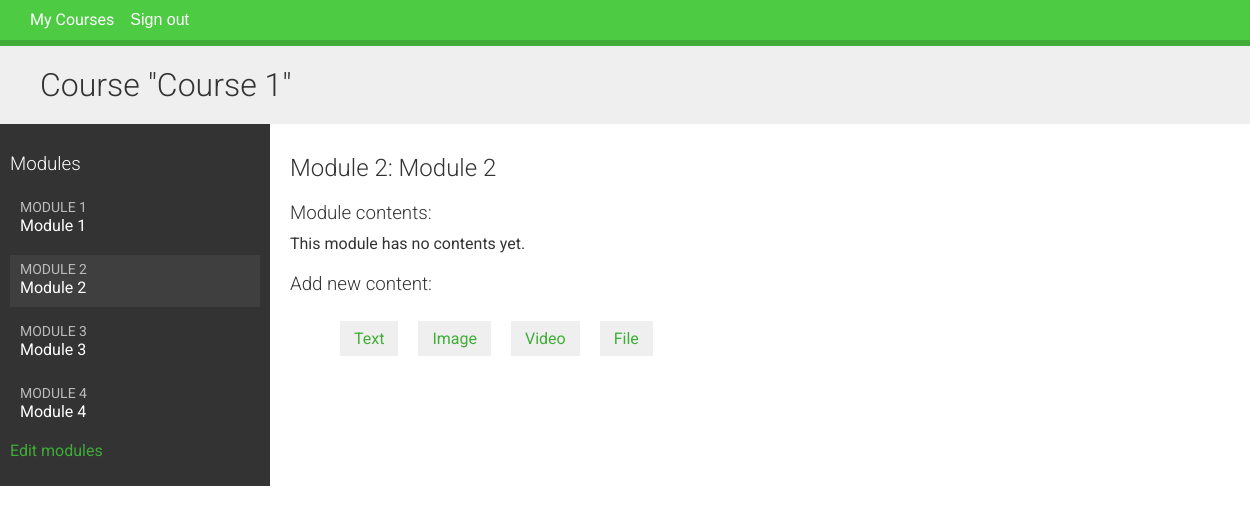
The page /course/module/2/ (signed in) on the database as committed earlier.
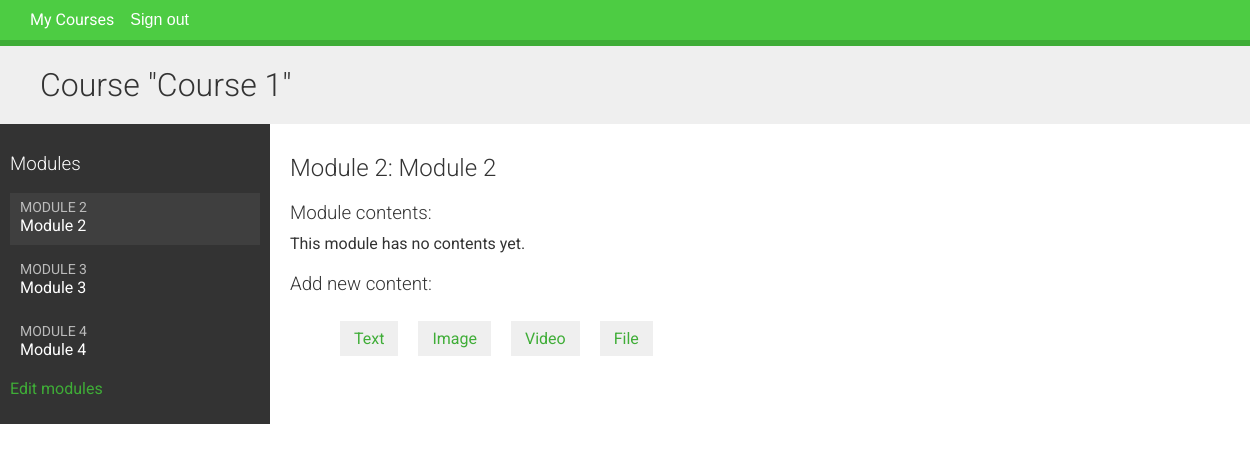
The same page on the database as committed later.
### courses/models.py (models this page shows, shortened)
class Course(models.Model):
    owner = models.ForeignKey(
        User, related_name="courses_created", on_delete=models.CASCADE
    )
    subject = models.ForeignKey(
        Subject, related_name="courses", on_delete=models.CASCADE
    )
    title = models.CharField(max_length=200)
    slug = models.SlugField(max_length=200, unique=True)
    overview = models.TextField()
    created = models.DateTimeField(auto_now_add=True)
    class Meta:
        ordering = ["-created"]

class Module(models.Model):
    course = models.ForeignKey(Course, related_name="modules", on_delete=models.CASCADE)
    title = models.CharField(max_length=200)
    description = models.TextField(blank=True)
    order = OrderField(blank=True, for_fields=["course"])  # type: ignore
    class Meta:
        ordering = ["order"]

### courses/views.py (the view)
class ModuleContentListView(TemplateResponseMixin, View):
    template_name = "courses/manage/module/content_list.html"
    def get(self, request, module_id):
        module = get_object_or_404(Module, id=module_id, course__owner=request.user)
        return self.render_to_response({"module": module})

### courses/templates/courses/manage/module/content_list.html (shortened to what this page needs)
{% extends "base.html" %}
{% load course %}
{% block content %}
{% with course=module.course %}
  <h1>Course "{{ course.title }}"</h1>
  <div class="contents">
    <h3>Modules</h3>
    <ul id="modules">
      {% for m in course.modules.all %}
        <li data-id="{{ m.id }}" {% if m == module %}class="selected"{% endif %}>
          <a href="{% url "module_content_list" m.id %}">
            <span>
              Module <span class="order">{{ m.order|add:1 }}</span>
            </span>
            <br>
            {{ m.title }}
          </a>
        </li>
      {% empty %}
        <li>No modules yet.</li>
      {% endfor %}
    </ul>
    <p><a href="{% url "course_module_update" course.id %}">
    Edit modules</a></p>
  </div>
  <div class="module">
    <h2>Module {{ module.order|add:1 }}: {{ module.title }}</h2>
    <h3>Module contents:</h3>
    <div id="module-contents">
      {% for content in module.contents.all %}
        <div data-id="{{ content.id }}">
          {% with item=content.item %}
            <p>{{ item }} ({{ item|model_name }})</p>
            <a href="{% url "module_content_update" module.id item|model_name item.id %}">
              Edit
            </a>
            <form action="{% url "module_content_delete" content.id %}" method="post">
              <input type="submit" value="Delete">
              {% csrf_token %}
            </form>
            {% endwith %}
        </div>
      {% empty %}
        <p>This module has no contents yet.</p>
      {% endfor %}
    </div>
    <h3>Add new content:</h3>
    <ul class="content-types">
      <li>
        <a href="{% url "module_content_create" module.id "text" %}">Text</a>
      </li>
      <li>
        <a href="{% url "module_content_create" module.id "image" %}">Image</a>
      </li>
      <li>
        <a href="{% url "module_content_create" module.id "video" %}">Video</a>
      </li>
      <li>
        <a href="{% url "module_content_create" module.id "file" %}">File</a>
      </li>
    </ul>
  </div>
{% endwith %}
{% endblock %}

### courses/templates/base.html (shortened to what this page needs)
{% load static %}
<!DOCTYPE html>
<html lang="en">
<head>
    <link rel="stylesheet" href="{% static 'css/base.css' %}">
</head>
<body>
    <div id="header" style="list-style-type: none;">
        {% if request.user.is_authenticated %}
        <li><a href="{% url "manage_course_list" %}">My Courses</a></li>
        <li>
            <form action="{% url "logout" %}" method='post'>
                <button>Sign out</button>
            </form>
        </li>
        {% else %}
        <li><a href="{% url "login" %}">Sign in</a></li>
        {% endif %}
    </div>
    <div id="content">
        {% block content %}
        {% endblock content %}
    </div>
</body>
</html>

### courses/static/css/base.css (style rules this page uses)
body { margin: 0; font-family: 'Roboto', sans-serif; font-weight: 400; color: #333; }
a { color: #3fad37; text-decoration: none; }
ul { float: left; }
h1, h2, h3, h4, h5, h6 { font-family: 'Roboto', sans-serif; font-weight: 300; }
h1 { background: #efefef; width: 100%; overflow: auto; padding: 20px 0 20px 40px; margin: 0; }
.module { padding: 10px 20px; float: left; width: 600px; }
.module h3 { margin: 20px 0 0; padding: 0; width: 100%; }
.module p { margin: 10px 0 20px; width: 100%; float: left; }
#header { display: flex; gap: 10px; background: #4dcc43; overflow: auto; padding: 10px 20px; border-bottom: 6px solid #3fad37; }
#header a { color: #fff; }
#header button { background: transparent; border: 0; color: #fff; font-size: 16px; }
.contents { width: 20%; padding: 10px; float: left; background: #333; color: #fff; font-family: 'Roboto', sans-serif; }
.contents ul { list-style: none; margin: 0; padding: 0; width: 100%; }
.contents ul li { margin: 0 0 10px 0; padding: 4px 10px 10px; overflow: auto; cursor: move; }
.contents ul li.selected { background: #3f3f3f; }
.contents ul span { text-transform: uppercase; color: #bbb; font-size: 14px; }
.contents ul a { display: block; color: #fff; text-decoration: none; }
ul.content-types li { list-style: none; float: left; margin: 10px; background: #efefef; padding: 8px 14px; }

Rows that differ between the two databases and show on the page:
removed Module: order|add "1", title "Module 1"
